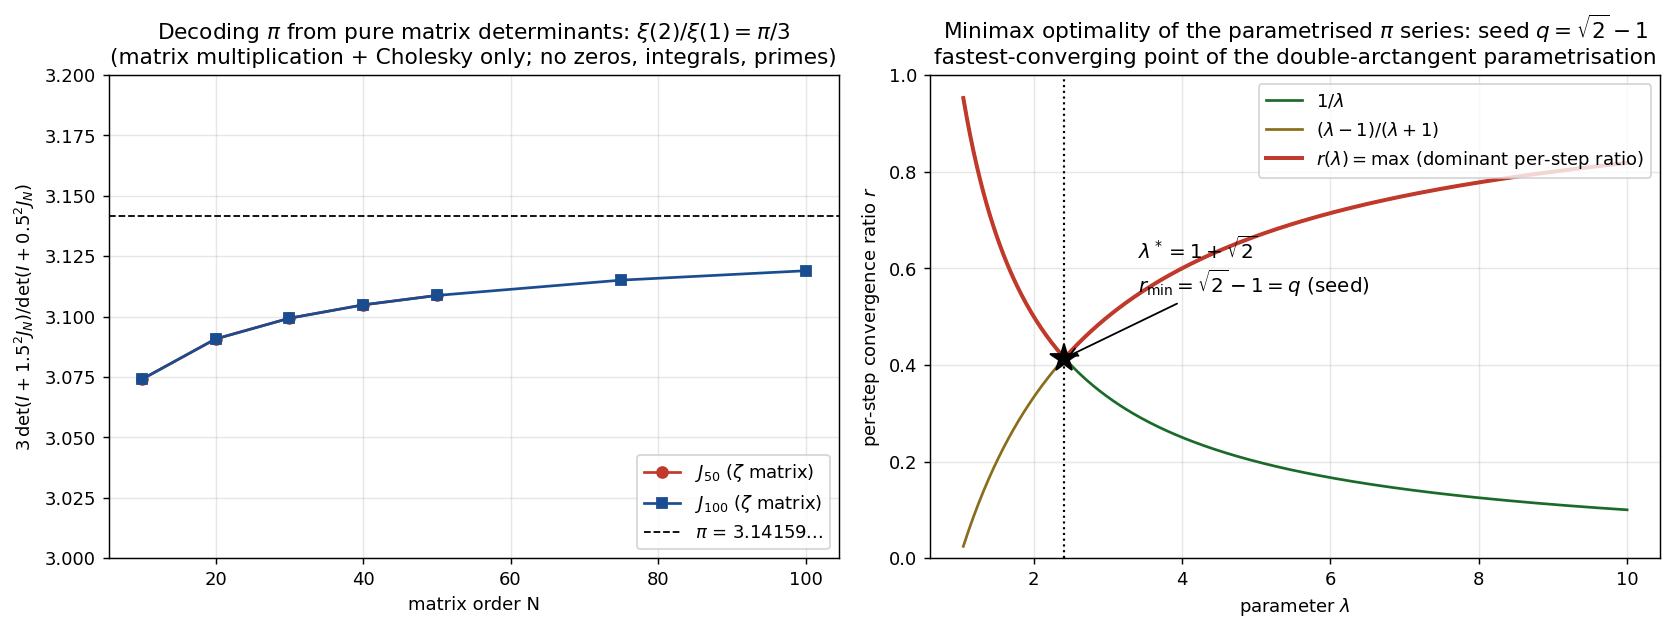

Source code (Python):
# -*- coding: utf-8 -*-
import json
import mpmath as mp
import matplotlib
matplotlib.use('Agg')
import matplotlib.pyplot as plt
plt.rcParams['font.family']='DejaVu Sans'
plt.rcParams['mathtext.fontset']='dejavusans'
plt.rcParams['axes.unicode_minus']=False
mp.mp.dps=60

def logdet(alphas,betas_sq,u):
    n=len(alphas); J=mp.zeros(n,n)
    for i in range(n):
        J[i,i]=mp.mpf(alphas[i])
        if i+1<n: J[i,i+1]=J[i+1,i]=mp.sqrt(mp.mpf(betas_sq[i]))
    L=mp.cholesky(mp.eye(n)+u*u*J)
    return 2*sum(mp.log(L[i,i]) for i in range(n))

z50=json.load(open('/tmp/hpgit/data/J50_checkpoint.json'))
z100=json.load(open('/tmp/hpgit/data/jacobi100_checkpoint.json'))
def pi_est(z,N):
    al,bs=z['alphas'],z['betas_sq']
    r=mp.e**(logdet(al[:N],bs[:N-1],mp.mpf('1.5'))-logdet(al[:N],bs[:N-1],mp.mpf('0.5')))
    return float(3*r)
N50=[10,20,30,40,50]; v50=[pi_est(z50,N) for N in N50]
N100=[10,20,30,40,50,75,100]; v100=[pi_est(z100,N) for N in N100]
lam_star=1+2**0.5; r_star=2**0.5-1

fig,ax=plt.subplots(1,2,figsize=(13,5))
ax[0].plot(N50,v50,'o-',color='#c0392b',label=r'$J_{50}$ ($\zeta$ matrix)')
ax[0].plot(N100,v100,'s-',color='#1a4d8f',label=r'$J_{100}$ ($\zeta$ matrix)')
ax[0].axhline(3.14159265,color='k',ls='--',lw=1,label=r'$\pi$ = 3.14159...')
ax[0].set_xlabel('matrix order N')
ax[0].set_ylabel(r'$3\,\det(I+1.5^2J_N)/\det(I+0.5^2J_N)$')
ax[0].set_title(r'Decoding $\pi$ from pure matrix determinants: $\xi(2)/\xi(1)=\pi/3$'+'\n'+
                r'(matrix multiplication + Cholesky only; no zeros, integrals, primes)')
ax[0].legend(loc='lower right'); ax[0].grid(alpha=.3); ax[0].set_ylim(3.0,3.2)

lams=[1.05+(10-1.05)*i/399 for i in range(400)]
r1=[1/l for l in lams]; r2=[(l-1)/(l+1) for l in lams]; rmax=[max(a,b) for a,b in zip(r1,r2)]
ax[1].plot(lams,r1,color='#1a6b2a',label=r'$1/\lambda$')
ax[1].plot(lams,r2,color='#8a6d1a',label=r'$(\lambda-1)/(\lambda+1)$')
ax[1].plot(lams,rmax,color='#c0392b',lw=2.2,label=r'$r(\lambda)=\max$ (dominant per-step ratio)')
ax[1].axvline(lam_star,color='k',ls=':',lw=1.2)
ax[1].plot(lam_star,r_star,'k*',ms=16)
ax[1].annotate(r'$\lambda^*=1+\sqrt{2}$'+'\n'+r'$r_{\min}=\sqrt{2}-1=q$ (seed)',
    xy=(lam_star,r_star),xytext=(3.4,.55),fontsize=11,
    arrowprops=dict(arrowstyle='->',color='k'))
ax[1].set_xlabel(r'parameter $\lambda$'); ax[1].set_ylabel(r'per-step convergence ratio $r$')
ax[1].set_title(r'Minimax optimality of the parametrised $\pi$ series: seed $q=\sqrt{2}-1$'+'\n'+
                r'fastest-converging point of the double-arctangent parametrisation')
ax[1].legend(loc='upper right'); ax[1].grid(alpha=.3); ax[1].set_ylim(0,1)
plt.tight_layout()
plt.savefig('/tmp/img_en/pi_decode_en.png',dpi=130,bbox_inches='tight')
print('saved pi_decode_en; J100 pi=%.4f'%(v100[-1],))
